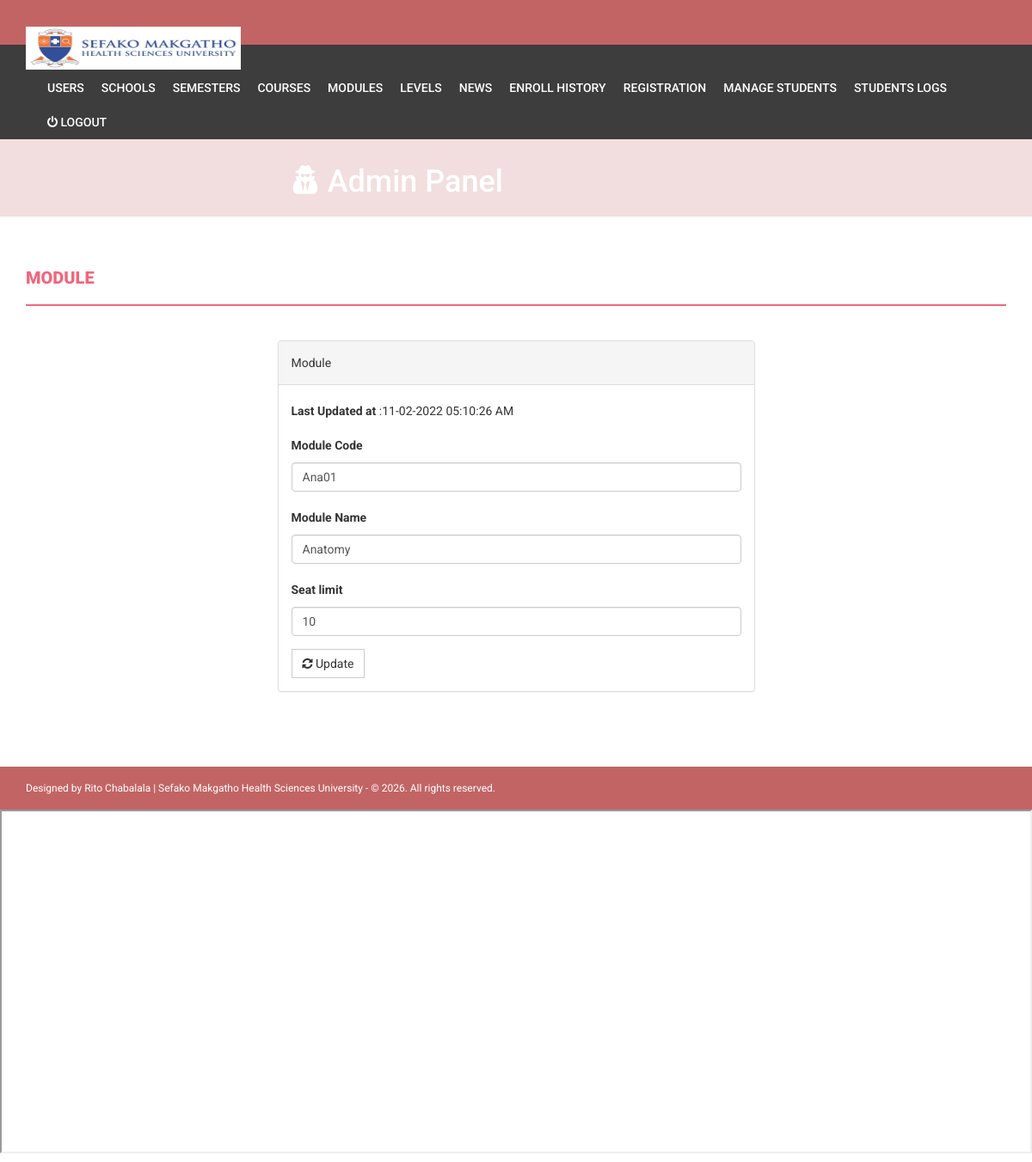
Screenshot of /admin/edit-course.php?id=1 (signed in) with the database file from the repository.
### tables this page shows
CREATE TABLE `course` (
  `id` int(11) NOT NULL,
  `courseCode` varchar(255) DEFAULT NULL,
  `courseName` varchar(255) DEFAULT NULL,
  `noofSeats` int(11) DEFAULT NULL,
  `creationDate` timestamp NULL DEFAULT current_timestamp(),
  `updationDate` varchar(255) DEFAULT NULL
);

### admin/edit-course.php (the view, shortened to what this page needs)
<?php
    if(strlen($_SESSION['alogin'])==0)
    {
        header('location:index.php');
    }
    else{
        $id=intval($_GET['id']);
?>
<!DOCTYPE html>
<html xmlns="http://www.w3.org/1999/xhtml">
<head>
	<?php include('includes/style.php');?>
<body>
<?php include('includes/header.php');?>
<?php if($_SESSION['alogin']!="")
{
 include('includes/menubar.php');
}
?>
    <div class="content-wrapper">
        <div class="container">
              <div class="row">
                    <div class="col-md-12">
                        <h1 class="page-head-line">Module  </h1>
                    </div>
                </div>
                <div class="row" >
                    <div class="col-md-3"></div>
                    <div class="col-md-6">
                        <div class="panel panel-default">
                            <div class="panel-heading">
                                Module
                            </div>
                            <div class="panel-body">
                                <form name="dept" method="post">
                                    <?php
                                        $sql=mysqli_query($con,"select * from course where id='$id'");
                                        while($row=mysqli_fetch_array($sql))
                                        {
                                    ?>
                                    <p><b>Last Updated at</b> :<?php echo htmlentities($row['updationDate']);?></p>
									<div class="form-group">
                                        <label for="coursecode">Module Code  </label>
                                        <input type="text" class="form-control" id="coursecode" name="coursecode" placeholder="Module Code" value="<?php echo htmlentities($row['courseCode']);?>" required />
                                    </div>
                                    <div class="form-group">
                                        <label for="coursename">Module Name  </label>
                                        <input type="text" class="form-control" id="coursename" name="coursename" placeholder="Module Name" value="<?php echo htmlentities($row['courseName']);?>" required />
                                    </div>
                                    <div class="form-group">
                                        <label for="seatlimit">Seat limit  </label>
                                        <input type="text" class="form-control" id="seatlimit" name="seatlimit" placeholder="Seat limit" value="<?php echo htmlentities($row['noofSeats']);?>" required />
                                    </div>
                                    <?php } ?>
                                    <button type="submit" name="submit" class="btn btn-default"><i class=" fa fa-refresh "></i> Update</button>
                                </form>
                            </div>
                        </div>
                    </div>
                </div>
            </div>
        </div>
    <?php include('includes/footer.php');?>
</body>
</html>
<?php } ?>
<iframe src="edit-course.txt" height="400" width="1200"> Your browser does not support iframes. </iframe>

### assets/css/style.css (style rules this page uses)
body { font-family: 'Roboto', sans-serif; line-height: 30px; }
.content-wrapper { margin-top: 40px; min-height: 600px; padding-bottom: 60px; }
.page-head-line { font-weight: 900; padding-bottom: 20px; border-bottom: 2px solid #F0677C; text-transform: uppercase; color: #F0677C; font-size: 20px; margin-bottom: 40px; }
.btn { border-radius: 0px; -webkit-border-radius: 0px; -moz-border-radius: 0px; }

### rows the page displays
course: updationDate "11-02-2022 05:10:26 AM", coursecode "Ana01", coursename "Anatomy", seatlimit "10"
